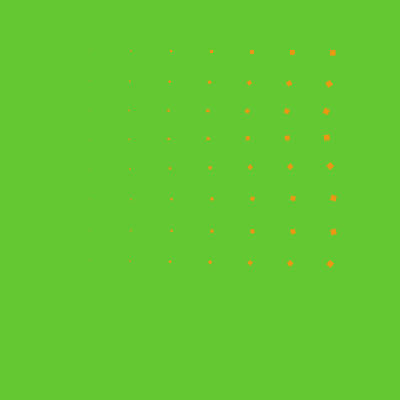
Frame 1 (no input)
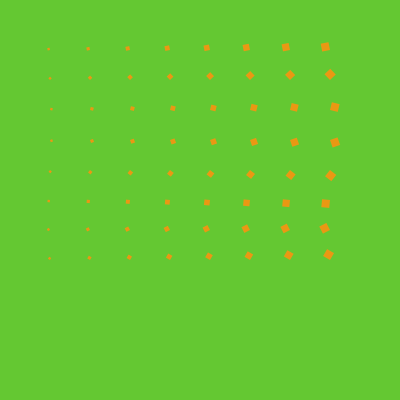
Frame 60 (the mouse pressed at the canvas centre just before this capture)
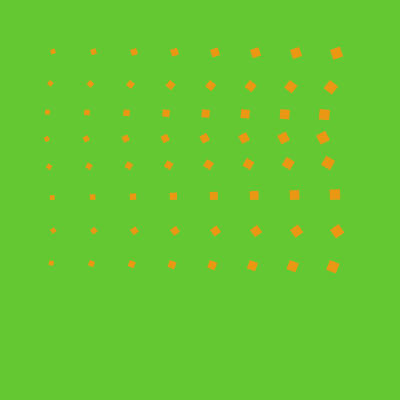
Frame 120 (the mouse held since frame 60 and released just before this capture)

The Processing sketch that drew these frames (run headless with seeded random() and noise(); from frame 60 on, the mouse is pressed at the canvas centre):

// Processing sketch: Grid_of_rotating_objects_creates_a_wave_of_rectangles_
// ── Grid_of_rotating_objects_creates_a_wave_of_rectangles_.pde
float rot = 0;

void setup() {
  size (400, 400);
  smooth();
  noStroke();
}

void draw_rotating_rectangle(float x, float y, float rect_size, float r) {
  translate (x, y);
  rotate(r);
  fill(#EA9813);
  rect(0, 0, rect_size * 0.8, rect_size * 0.8);
  resetMatrix();
}

void draw() {
  background (100, 200, 50);
 
  float x = 0;
  while (x < 8) {
    float y = 0;
    while (y < 8) {
      draw_rotating_rectangle(50 + x * 40, 50 + y * 30, rot + x, rot + y);
      y = y + 1;
    }
    x = x + 1;
  }
  rot = rot + 0.05;
}
